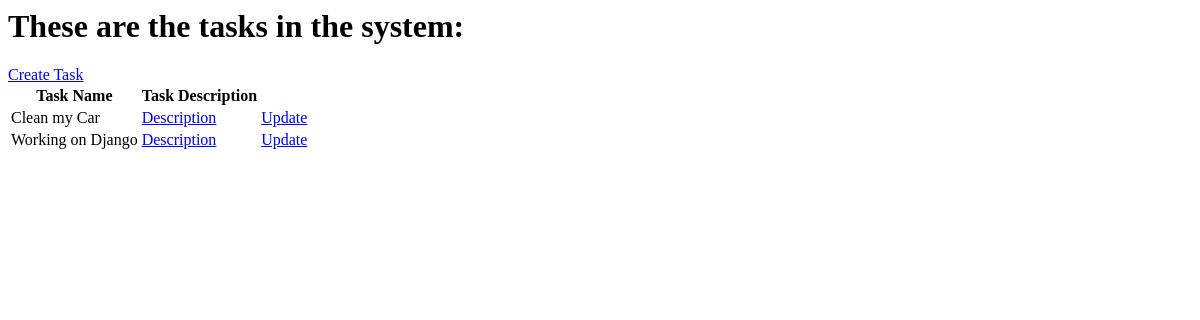
The app's page /task, older data.
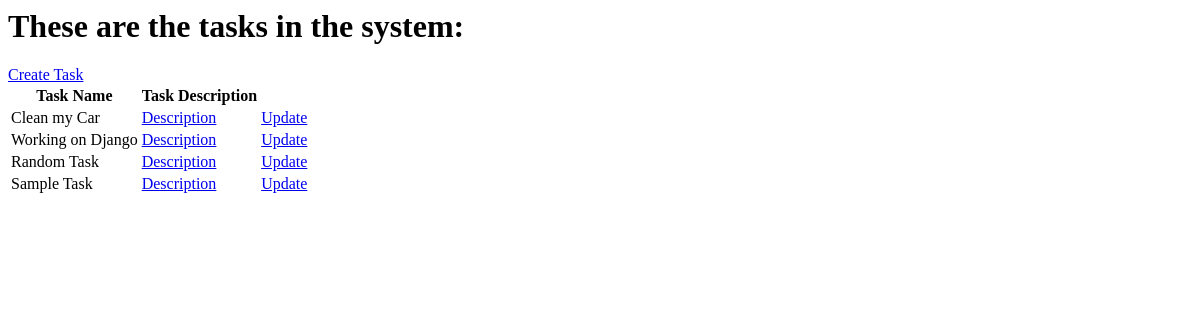
The same page, newer data.
### base/models.py (models this page shows, shortened)
class Task(models.Model):
    User = models.ForeignKey(User, null=True, blank=True, on_delete=models.CASCADE)
    Title = models.CharField(max_length=150)
    Description = models.TextField()
    Completed = models.BooleanField()
    Created = models.DateTimeField(auto_now_add=True)

### base/views.py (the view)
# urls.py: urlpatterns = [path('task', views.TaskList.as_view(), name = 'tasks'),
class TaskList(ListView):
    model = Task
    context_object_name = 'task_list'

### base/templates/base/task_list.html
<h1>These are the tasks in the system:</h1>
<a href = "{% url 'create' %}">Create Task</a>
<table>
<tr>
    <th>Task Name</th>
    <th>Task Description</th>
</tr>
{% for task in task_list %}
    <tr>
        <td>{{task.Title}}</td>
        <td><a href="{% url 'details' task.id %}">Description</a></td>
        <td><a href ="{% url 'update' task.id %}">Update</a></td>
    </tr>
{% endfor %}
</table>

Row changes from the older to the newer data that the page shows:
added Task: Title "Random Task"
added Task: Title "Sample Task"
